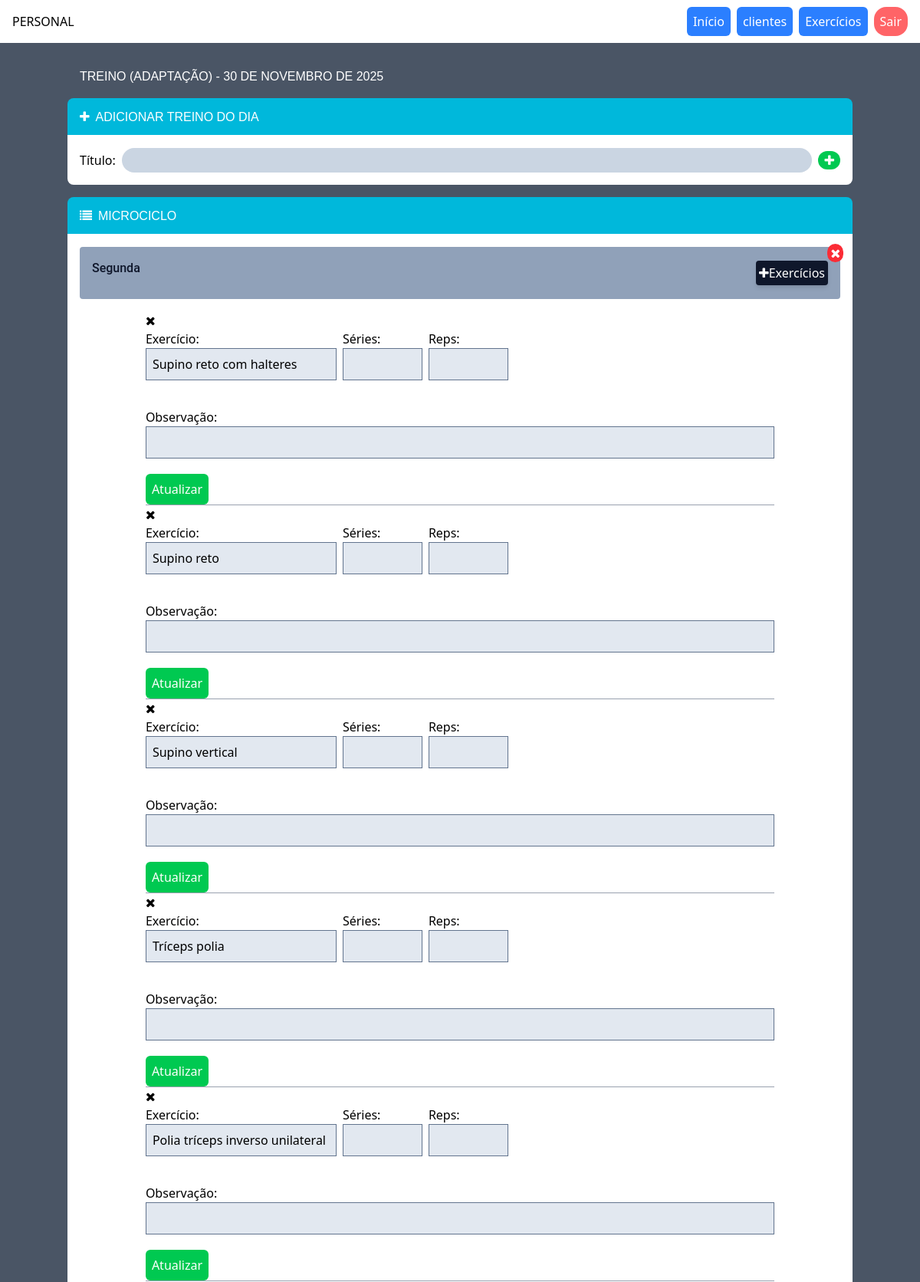
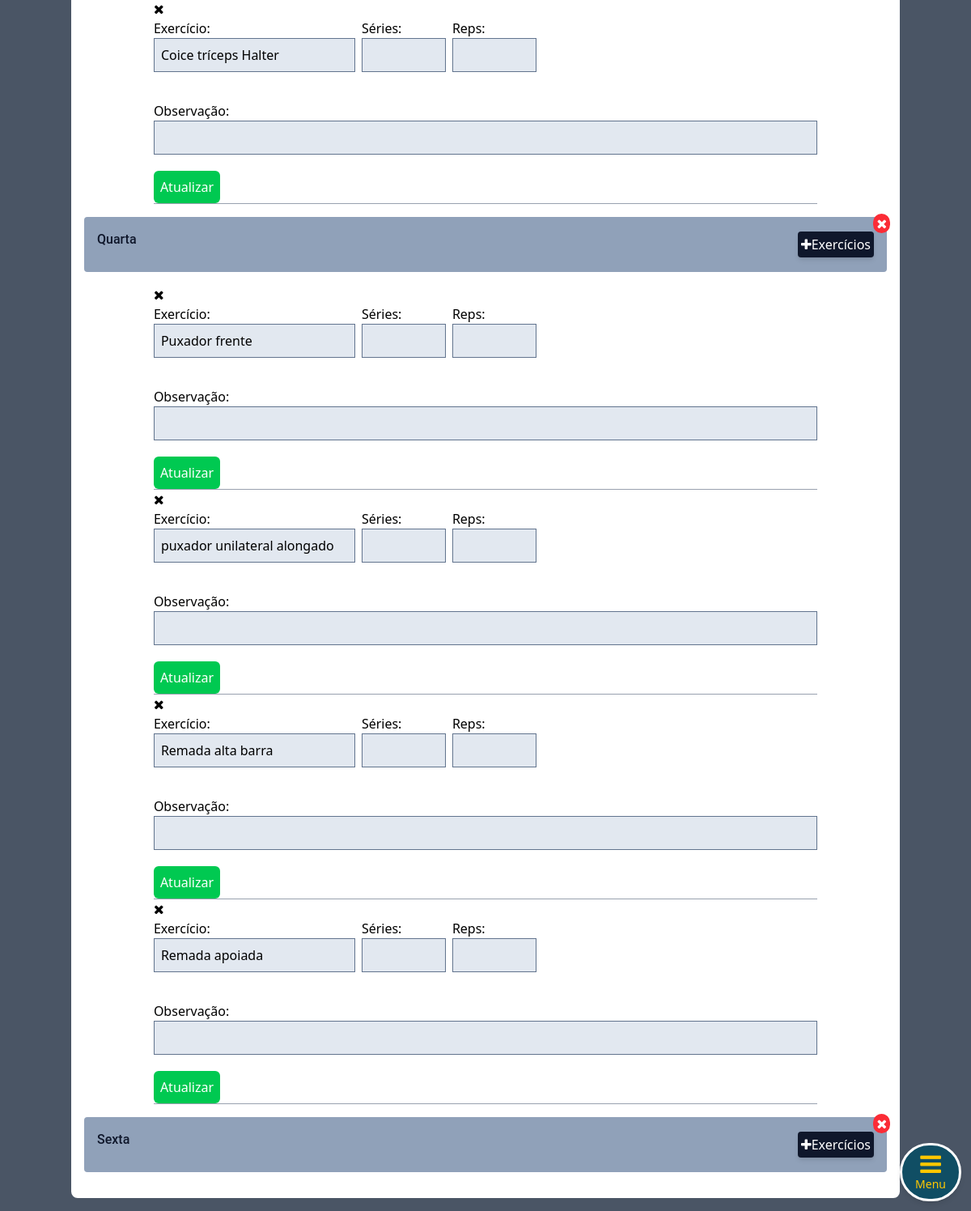
The app's page /personal/microciclo/16 (signed in) with its own data (2 pictures, top to bottom).
### app_personal/models.py (models this page shows, shortened)
class Mesociclo(models.Model):
    user = models.ForeignKey(User, on_delete=models.CASCADE)
    titulo = models.CharField(max_length=255)
    periodizacao = models.CharField(max_length=255)
    pub_date = models.DateTimeField(auto_now_add=True)
    duracao = models.DateField(null=True)

class Microciclo(models.Model):
    mesociclo = models.ForeignKey(Mesociclo, on_delete=models.CASCADE)
    titulo = models.CharField(max_length=255)

class ExerciciosCliente(models.Model):
    microciclo = models.ForeignKey(Microciclo, on_delete=models.CASCADE)
    exercicio = models.CharField(max_length=255)
    url_img = models.TextField(blank=True)
    series = models.CharField(max_length=255)
    reps = models.CharField(max_length=255)
    obs = models.CharField(max_length=255)
    conjugado = models.IntegerField(null=True)

### app_personal/views.py (the view, shortened to what this page needs)
# urls.py: path('microciclo/<int:id>', views.microciclo, name='microciclo'),
def microciclo(request,id):
    mesociclo = Mesociclo.objects.get(id=id)
    microciclo = Microciclo.objects.filter(mesociclo__id = id)
    exercicios = ExerciciosCliente.objects.filter(microciclo__mesociclo = mesociclo)
    if request.method == 'GET':
        context={
            'mesociclo':mesociclo,
            'microciclo':microciclo,
            'exercicios':exercicios,
        }
        return render(request, 'gerenciar/micro.html', context)

### app_personal/templates/gerenciar/micro.html (shortened to what this page needs)
{% extends 'base_personal/base.html' %}
{% block 'content'%}
<section class="m-auto container my-4">
    <h1 class="text-white font-medium uppercase p-4">{{mesociclo.titulo }} - {{mesociclo.duracao}}</h1>
    <h1 class="font-medium uppercase p-2 border-solid border-b-1 rounded-tr-lg rounded-tl-lg bg-cyan-500 text-white"><i class="fa fa-plus m-2"></i>Adicionar treino do dia</h1>
    <div class="bg-white rounded-bl-lg rounded-br-lg p-4">
    <form action="" method="POST" >
        <div class="w-full flex gap-2 items-center">
            <label>Título:</label>
            <input type="text" name="titulo" class="bg-slate-300 p-1 rounded-full w-full">
            <button type="submit" class="bg-green-500 rounded-full px-2 text-white"><i class="fa fa-plus"></i></button>
        </div>
    </form>
    </div>
</section>
<section class="m-auto container my-4">
    <h1 class=" font-medium uppercase p-2 border-solid border-b-1 rounded-tr-lg rounded-tl-lg bg-cyan-500 text-white"><i class="fa fa-list m-2"></i>Microciclo</h1>
    <div class="flex flex-col items-center bg-white gap-4 rounded-bl-lg rounded-br-lg p-4">
        {% for m in microciclo %}
        <div class="w-full p-4 bg-slate-400 flex justify-between items-center space-y-3 rounded relative">
            <a href="{% url 'delete_microciclo' m.id %}" class="text-white absolute -top-1 -right-1 bg-red-500 rounded-full px-1"><i class="fa fa-close"></i></a>
            <h2 class="font-medium text-slate-900">{{m.titulo}}</h2>
            <a href="#" data-modal-busca="{{m.id}}"  class="bg-slate-900 p-1 text-white rounded shadow-md"><i class="fa fa-plus"></i>Exercícios</a>
        </div>
        <div>
            {% for e in exercicios %}
              {% if e.microciclo_id == m.id %}
               <a href="{% url 'delete_exercicio_cliente' e.id %}"><i class="fa fa-close"></i></a>
              <form action="{% url 'update_exercicios_cliente' e.id %}" method="post" class="flex flex-wrap items-center space-y-4 gap-2 border-b-1 border-gray-400">
                <div>
                    <label class="block">Exercício:</label>
                    <input type="text" class="bg-slate-200 p-2 border border-slate-500" name="exercicio" value="{{e.exercicio}}">
                </div>
                <div>
                    <label class="block">Séries:</label>
                    <input type="text" class="bg-slate-200 p-2 w-26  border border-slate-500" name="series" value="{{e.series}}">
                </div>
                <div>
                    <label class="block">Reps:</label>
                    <input type="text" class="bg-slate-200 p-2 w-26  border border-slate-500" name="reps" value="{{e.reps}}">
                </div>
                <div class="w-full my-3">
                    <label class="block">Observação:</label>
                    <input type="text" class="bg-slate-200 p-2 w-[100%] border border-slate-500" name="obs" value="{{e.obs}}">
                </div>
                <div>
                    <button type="submit" data-btn="{{e.id}}" class="text-white bg-green-500 p-2 rounded-md">Atualizar</button>
                </div>
              </form>
              {% endif %}
            {% endfor %}
        </div>
        {% endfor %}
    </div>
</section>
{% endblock %}

### app/static/css/style.css (style rules this page uses)
h1 { font-family: "Cal Sans", sans-serif !important; font-style: normal; text-transform: uppercase; }
h2 { font-family: 'Roboto'; }

### records on screen
Mesociclo: titulo "TREINO (ADAPTAÇÃO)", duracao "30 DE NOVEMBRO DE 2025"
Microciclo: titulo "Segunda"
ExerciciosCliente: exercicio "Supino reto com halteres"
ExerciciosCliente: exercicio "Supino reto"
ExerciciosCliente: exercicio "Supino vertical"
ExerciciosCliente: exercicio "Tríceps polia"
ExerciciosCliente: exercicio "Polia tríceps inverso unilateral"
ExerciciosCliente: exercicio "Coice tríceps Halter"
Microciclo: titulo "Quarta"
ExerciciosCliente: exercicio "Puxador frente"
ExerciciosCliente: exercicio "puxador unilateral alongado"
ExerciciosCliente: exercicio "Remada alta barra"
ExerciciosCliente: exercicio "Remada apoiada"
Microciclo: titulo "Sexta"
